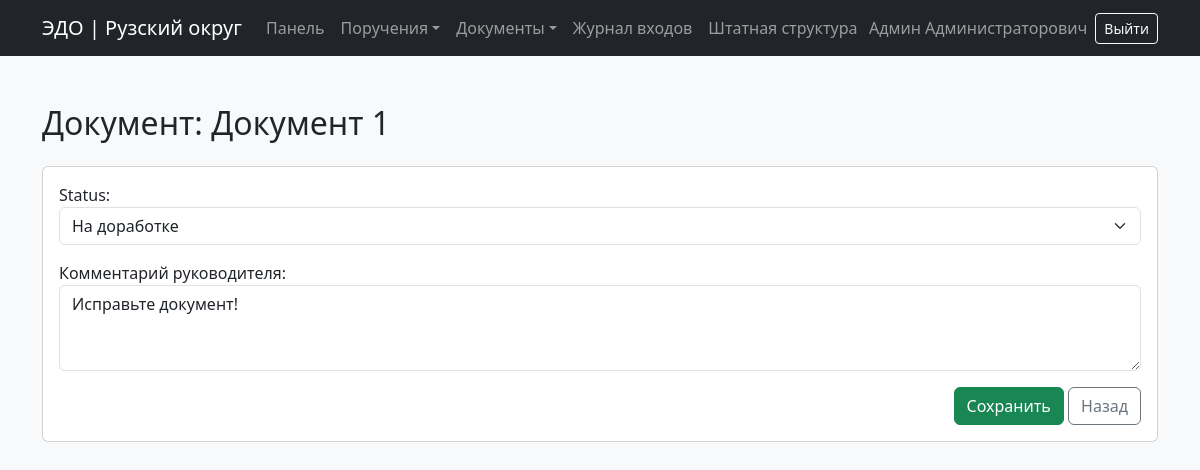
Page /review/1/ (signed in) on the committed database.
### users/models.py (models this page shows, shortened)
class Document(models.Model):
    STATUS_CHOICES = [
        ('на согласовании', 'На согласовании'),
        ('одобрен', 'Одобрен'),
        ('на доработке', 'На доработке'),
    ]
    TYPE_CHOICES = [
        ('Исходящий', 'Исходящий'),
        ('Входящий', 'Входящий'),
    ]
    title = models.CharField("Краткое содержание", max_length=255)
    type_choices = models.CharField("Тип документа", max_length=20, choices=TYPE_CHOICES, blank=True, null=True)
    description = models.TextField("Краткое описание", blank=True)
    file = models.FileField("Файл", upload_to='documents/')
    department = models.ForeignKey('Department', on_delete=models.CASCADE, blank=True, null=True)
    status = models.CharField(max_length=20, choices=STATUS_CHOICES, default='на согласовании')
    reviewer_comment = models.TextField("Комментарий руководителя", blank=True)
    creator = models.ForeignKey(User, on_delete=models.CASCADE, related_name="doc_creators", blank=True, null=True)
    executor = models.ForeignKey(User, verbose_name="Кто будет согласовывать?", on_delete=models.CASCADE, related_name="doc_executors", blank=True, null=True)
    created_at = models.DateTimeField(auto_now_add=True)

### users/views.py (the view)
# urls.py: path('review/<int:doc_id>/', review_document, name='review_document'),
@login_required
def review_document(request, doc_id):
    document = get_object_or_404(Document, pk=doc_id)
    user_groups = request.user.groups.values_list('name', flat=True)
    is_employee = 'Сотрудник' in user_groups
    if request.method == 'POST':
        if is_employee:
            form = DocumentFileUploadForm(request.POST, request.FILES, instance=document)
            if form.is_valid():
                doc = form.save(commit=False)
                doc.status = 'на согласовании'  # статус по умолчанию
                doc.save()
                DocumentActionLog.objects.create(
                    document=doc,
                    user=request.user,
                    action='повторно отправлен' if 'на доработке' in document.status else 'отправлен на согласование'
                )
                return redirect('documents_for_review')
        else:
            form = DocumentReviewForm(request.POST, instance=document)
            if form.is_valid():
                prev_status = document.status
                doc = form.save()
                if prev_status == 'на согласовании' and doc.status == 'на доработке':
                    action = 'отправлен на доработку'
                elif prev_status == 'на доработке' and doc.status == 'на согласовании':
                    action = 'повторно отправлен'
                else:
                    action = f'статус изменён на "{doc.get_status_display()}"'
                DocumentActionLog.objects.create(
                    document=doc,
                    user=request.user,
                    action=action
                )
                return redirect('documents_for_review')
    else:
        form = DocumentFileUploadForm(instance=document) if is_employee else DocumentReviewForm(instance=document)
    return render(request, 'users/review_form.html', {
        'form': form,
        'document': document,
        'is_employee': is_employee
    })

### users/forms.py
class DocumentReviewForm(forms.ModelForm):
    class Meta:
        model = Document
        fields = ['status', 'reviewer_comment']
        widgets = {
            'status': forms.Select(attrs={'class': 'form-select'}),
            'reviewer_comment': forms.Textarea(attrs={'class': 'form-control', 'rows': 3}),
        }

### templates/users/review_form.html (shortened to what this page needs)
{% extends 'base.html' %}
{% block content %}
<div class="container py-5">
  <h2 class="mb-4">Документ: {{ document.title }}</h2>
  <div class="card">
    <div class="card-body">
      <form method="post" enctype="multipart/form-data">
        {{ form.as_p }}
        <div class="text-end mt-3">
          <button type="submit" class="btn btn-success">Сохранить</button>
          <a href="{% url 'documents_for_review' %}" class="btn btn-outline-secondary">Назад</a>
        </div>
      </form>
    </div>
  </div>
</div>
{% endblock %}

### templates/base.html (shortened to what this page needs)
<!DOCTYPE html>
<html lang="ru">
<head>
    <link href="https://cdn.jsdelivr.net/npm/bootstrap@5.3.3/dist/css/bootstrap.min.css" rel="stylesheet">
</head>
<body class="bg-light">
<nav class="navbar navbar-expand-lg navbar-dark bg-dark">
  <div class="container">
    <a class="navbar-brand" href="{% url 'dashboard' %}">ЭДО | Рузский округ</a>
    <div class="collapse navbar-collapse" id="mainNavbar">
      <ul class="navbar-nav me-auto mb-2 mb-lg-0">
        {% if user.is_authenticated %}
        <li class="nav-item">
          <a class="nav-link" href="{% url 'dashboard' %}">Панель</a>
        </li>
        <li class="nav-item dropdown">
          <a class="nav-link dropdown-toggle" href="#" role="button" data-bs-toggle="dropdown">Поручения</a>
        </li>
        <li class="nav-item dropdown">
          <a class="nav-link dropdown-toggle" href="#" role="button" data-bs-toggle="dropdown">Документы</a>
        </li>
        <li class="nav-item">
          <a class="nav-link" href="{% url 'login_journal' %}">Журнал входов</a>
        </li>
        <li class="nav-item">
          <a class="nav-link" href="{% url 'staff_structure_view' %}">Штатная структура</a>
        </li>
      </ul>
        <span class="navbar-text me-2">
          {{ user.get_full_name|default:user.username }}
        </span>
        <form action="{% url 'logout' %}" method="post" class="d-inline">
          <button class="btn btn-outline-light btn-sm">Выйти</button>
        </form>
      {% endif %}
    </div>
  </div>
</nav>
{% block content %}
{% endblock %}
</body>
</html>

### rows in the picture
Document: title "Документ 1", status "На доработке", reviewer_comment "Исправьте документ!"

### other values in the picture
{{ user.get_full_name|default:user.username }} "Админ Администраторович"
